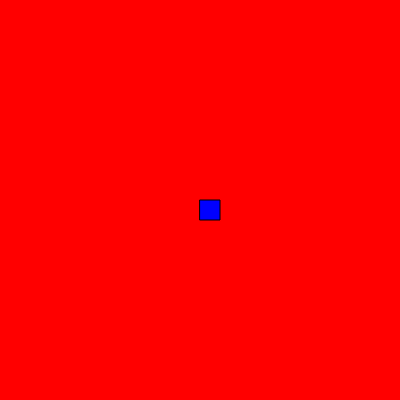
Frame 1 (no input)
Frame 60 (no input): identical to frame 1, image omitted
Frame 120 (the mouse pressed at the canvas centre since frame 60): identical to frame 1, image omitted

The p5.js sketch that drew this single still picture (run headless with seeded random() and noise() and a simulated clock; from frame 60 on, the mouse is pressed at the canvas centre):

// p5.js sketch
// ── sketch.js
var x ,y;
x = 200;
y = 200;

function setup() {
  createCanvas(400, 400);

  
}

function draw() {
  background('red');
  fill('blue');
  rect(x,y,20,20);
  if(keyIsDown(LEFT_ARROW))
  {
    x-=3;
  }
  if(keyIsDown(RIGHT_ARROW))
  {
    x+=3;
  }
  if(keyIsDown(UP_ARROW))
  {
    y-=3;
  }
  if(keyIsDown(DOWN_ARROW))
  {
    y+=3;
  }
  
}
